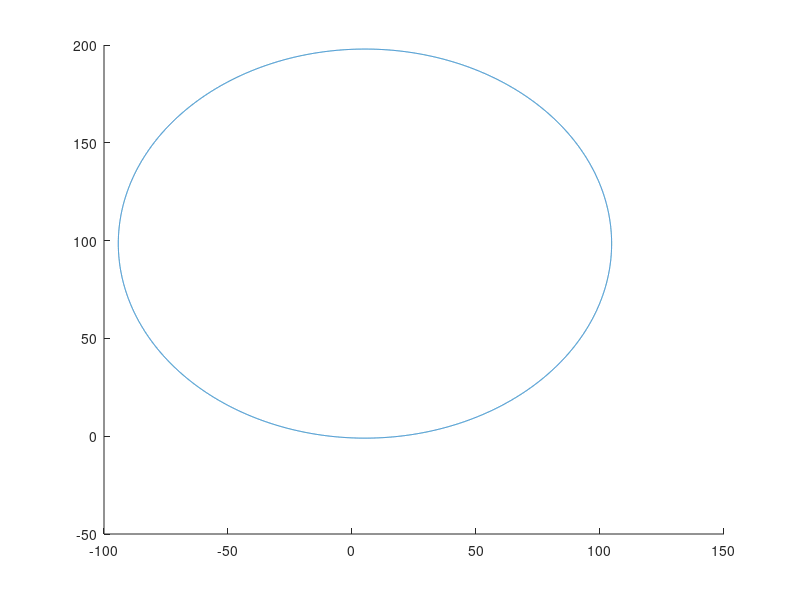

Write the MATLAB code that produced this figure.

%% CIRCLE GIVEN LINEAR VELOCITY v (m/s) & ANGULAR VELOCITY omega (rad/s)
v = 1.49189;
omega = 0.015;
% Find radius r (m)
r = v/omega;


x = 5.2267;
y = 98.4692;

hold on

th = 0:pi/10000:2*pi;
xunit = r * cos(th) + x;
yunit = r * sin(th) + y;
plot(xunit , yunit);

%% SPIRAL

% xplot = zeros(1);
% yplot = zeros(1);
% 
% hold on
% grid on
% 
% v = 1.49189;
% omega = 0.015;
% 
% % Find radius r (m)
% r = v/omega;
% 
% x = 5.2267;
% y = 98.4692;
% 
% th = 0:pi/10000:2*pi;
% xunit = r * cos(th) + x;
% yunit = r * sin(th) + y;
% 
% stop1 = max(yunit);
% 
% array_size = (size(yunit)-1)/4;
% offset = 166;
% plot(xunit (1:array_size(2)+offset), yunit (1:array_size(2)+offset),'r-.','linewidth',2.05);
% plot(xunit (array_size(2)*3-offset:array_size(2)*4), yunit (array_size(2)*3-offset:array_size(2)*4),'r-.','linewidth',2.05);
% 
% % xplot = xunit(1:array_size(2)+offset);
% % xplot = [xplot xunit(array_size(2)*3-offset:array_size(2)*4)];
% % 
% % yplot = yunit(1:array_size(2)+offset);
% % yplot = [yplot yunit(array_size(2)*3-offset:array_size(2)*4)];
% 
% % Segment 2
% v = 1.49189;
% omega = 0.012;
% 
% % Find radius r (m)
% r = v/omega;
% 
% th = 0:pi/10000:2*pi;
% xunit = r * cos(th) + x;
% yunit = r * sin(th) + y;
% 
% stop2 = max(yunit);
% yunit = yunit - abs(stop2 - stop1);
% stop3 = min(yunit);
% y = y + abs(stop2 - stop1);
% 
% array_size = (size(yunit)-1)/4;
% plot(xunit (array_size(2):array_size(2)*2), yunit (array_size(2):array_size(2)*2 ),'r-.','linewidth',2.05);
% plot(xunit (array_size(2)*2:array_size(2)*3), yunit (array_size(2)*2:array_size(2)*3 ),'r-.','linewidth',2.05);
% 
% 
% % Segment 3
% v = 1.49189;
% omega = 0.009;
% 
% % Find radius r (m)
% r = v/omega;
% 
% th = 0:pi/10000:2*pi;
% xunit = r * cos(th) + x;
% yunit = r * sin(th) + y;
% 
% stop4 = min(yunit);
% yunit = yunit - abs(stop4 - stop3);
% stop5 = max(yunit);
% y = y - abs(stop4 - stop3);
% 
% offset = 150;
% array_size = (size(yunit)-1)/4;
% plot(xunit (1:array_size(2)+offset), yunit (1:array_size(2)+offset),'r-.','linewidth',2.05);
% plot(xunit (array_size(2)*3-offset:array_size(2)*4), yunit (array_size(2)*3-offset:array_size(2)*4),'r-.','linewidth',2.05);
% 
% plot(state_feedback(1:82500,7),state_feedback(1:82500,8),'b','linewidth',1.05);
% ylabel('y-positions[m]')
% xlabel('x-positions[m]')
% legend('Reference','Response');
% 
% % % Segment 4
% % v = 1.49189;
% % omega = 0.006;
% % 
% % % Find radius r (m)
% % r = v/omega;
% % 
% % th = 0:pi/10000:2*pi;
% % xunit = r * cos(th) + x;
% % yunit = r * sin(th) + y;
% % 
% % stop6 = max(yunit);
% % yunit = yunit - abs(stop6 - stop5);
% % stop7 = min(yunit);
% % y = y + abs(stop6 - stop5);
% % offset = 2000;
% % array_size = (size(yunit)-1)/4;
% % plot(xunit (array_size(2):array_size(2)*2), yunit (array_size(2):array_size(2)*2),'b');
% % plot(xunit (array_size(2)*2:array_size(2)*3 - offset), yunit (array_size(2)*2:array_size(2)*3-offset),'b');
% 
% hold off